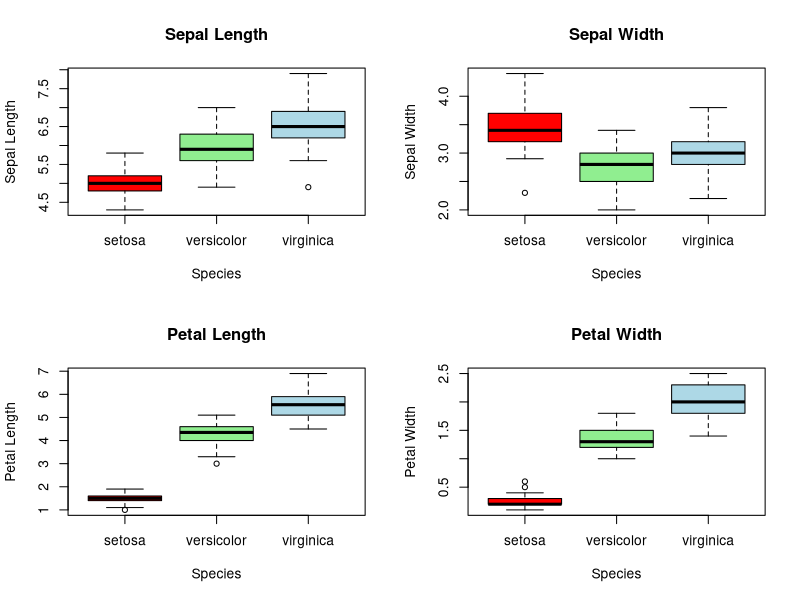
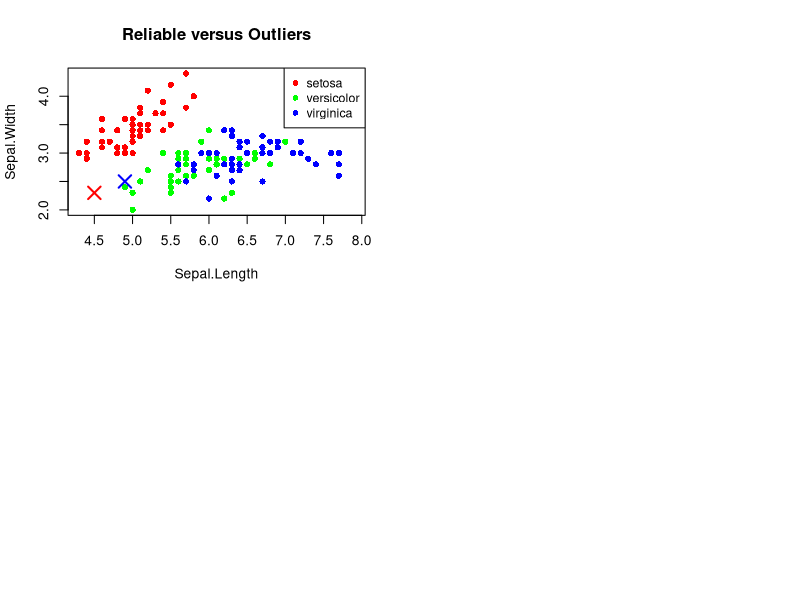

Generate these figures, in order, with R:
## ---- chunk 1
knitr::opts_chunk$set(echo = TRUE)
## ---- chunk 2
fibSequence<- function(len = 10){
  if(len <=0){
    stop("Length should be greater than 1.")
  }
  fibSeq <- numeric(len)
  fibSeq[1] <- 0
  if (len > 1) {
    fibSeq[2] <- 1
  }
  if (len >2){
    for (i in 3:len) {
      fibSeq[i] <- fibSeq[i - 1] + fibSeq[i - 2]
    }
  }
  
  res <- list(cSeqType = "Fibonacci", 
              nSeqLen = len, 
              iFibSeq = fibSeq)
  return(res)
}

fibonacci1 <- fibSequence(1)
fibonacci35 <- fibSequence(35)

print(fibonacci1)
print(fibonacci35)
## ---- chunk 3
mySequence <- function(len = 10) {
  # len = requested sequence length
  sequence_result <- c()
  # Starting from 1 until we get 'len' number of sequence
  number <- 1
  while (length(sequence_result)<len) {
    # Divisible by 2 and 3 or not
    if (number%%2 != 0 && number%%3 != 0) {
      sequence_result <- c(sequence_result,number)
    }
    number <- number + 1 #Checking next number
  }
  # Package the results 
  
  res <- list(cSeqType = "Not divisible by 2 or 3", 
              nSeqLen = len, 
              iMySeq = sequence_result) 
  return(res) 
}

sequence1 <- mySequence(1)
sequence56 <- mySequence(56)

print(sequence1)
print(sequence56)
## ---- chunk 4
species_boxplots <- function(){
  par(mfrow = c(2,2))
  # Box plot for Sepal Length by Species
  boxplot(Sepal.Length~Species,data = iris,
          main ="Sepal Length", xlab = "Species",ylab = "Sepal Length",
          col = c("red","lightgreen","lightblue"))
  # Box plot for Sepal Width by Species
  boxplot(Sepal.Width~Species,data = iris,
          main ="Sepal Width", xlab = "Species",ylab = "Sepal Width",
          col = c("red","lightgreen","lightblue"))
  # Box plot for Petal Length by Species
  boxplot(Petal.Length~Species,data = iris,
          main ="Petal Length", xlab = "Species",ylab = "Petal Length",
          col = c("red","lightgreen","lightblue"))
  # Box plot for Petal Width by Species
  boxplot(Petal.Width~Species,data = iris,
          main ="Petal Width", xlab = "Species",ylab = "Petal Width",
          col = c("red","lightgreen","lightblue"))
}
species_boxplots()
## ---- chunk 5
outlierThresholds <- function(x, k = 1.5) { 
  # x = vector to be processed
  # note x belongs to a single category of data
  # k = k value to be used by Tukey's approach
  q1 <- quantile(x,probs = 0.25)
  
  q3 <- quantile(x,probs = 0.75)
  
  # Calculating the interquartile range
  iqr <- q3-q1
  
  # Calculating the lower and upper thresholds using Tukey's fences
  lowerThreshold <- q1 - k*iqr
  upperThreshold <- q3 + k*iqr
  
  # Returning the thresholds as vector
  result <- c(Upper = upperThreshold,Lower = lowerThreshold)
  return(result)
}
outlierThresholds(iris$Sepal.Length)
## ---- chunk 6
outlierIds_helper <- function(x, k = 1.5) {
  # x = vector to be processed
  # note x belongs to a single category of data
  # k = k value to be used by Tukey's approach
  q1 <- quantile(x,probs = 0.25)
  
  q3 <- quantile(x,probs = 0.75)
  
  # Calculating the interquartile range
  iqr <- q3-q1
  
  # Calculating the lower and upper thresholds using Tukey's fences
  lowerThreshold <- q1 - k*iqr
  upperThreshold <- q3 + k*iqr
  
  # Finding the indices of outliers
  outlier_indices <- which(x < lowerThreshold | x > upperThreshold)
  
  if (length(outlier_indices)==0) {
    return(NULL)
  }
  else{
    # Returning indices of outliers
    return(outlier_indices)
  }
}

outlierIds_helper(iris$Sepal.Length)
## ---- chunk 7
outliers <-function(x, mask, k = 1.5) {
  # x = is the data set to be processed, for our purposes the entire iris data set 
  # mask = is a vector containing the species of the row in x being processed 
  # k = k value to be used by Tukey approach
  
  res <- list()
  speciesLevels <- unique(mask)
  for(columnName in colnames(x)){
    columnList <- list()
    
    for (speciesName in speciesLevels) {
      sub_data <- x[mask == speciesName , columnName]
      
      outliers_in_sub_data <- outlierIds_helper(sub_data,k)
      
      if (!is.null(outliers_in_sub_data)) {
        allOutliers <- which(mask == speciesName)[outliers_in_sub_data]
        columnList[[speciesName]] <- allOutliers
      } else {
        columnList[[speciesName]] <- numeric(0)
      }
    }
    res[[columnName]] <- columnList
  }
  return(res)
  }
res <-outliers(iris[,-5], iris$Species) 
res
## ---- chunk 8

outliersExt <-function(x, mask, k = 1.5, 
                       colSelect = c("Sepal.Length", "Sepal.Width", 
                                     "Petal.Length", "Petal.Width")) { 
  # x = is the data set to be processed; entire iris data set 
  # mask = is a vector containing the species of the row in x being processed 
  # k = k value to be used by Tukey approach 
  # colSelect = one or more numeric columns to used
  # y = new subset of x res <-outliers(y, mask, k) 
  y <- x[,colSelect, drop = FALSE] # drop = FALSE returns a data frame of one column instead of vector
  
  res<- outliers(y,mask,k)
  
  rows_with_outliers <- unique(unlist(res))
  

  
  outlier_count <- length(rows_with_outliers)
  result <- list(
    outliers = res,
    rowsWithOutliers = rows_with_outliers,
    outlierCount = outlier_count
  )
  return(result)
  }

outliersExt(iris[, -5], iris$Species, colSelect = 'Sepal.Length')
## ---- chunk 9
outlierPlot <- function(x, outlierIDs = NULL, 
                        axes = c("Sepal.Length", "Sepal.Width")) {
  # x = is the data set to be processed 
  # outliersIDs = outlier data generated by earlier developed code 
  # axes = axes to be shown
  species_colors <- c("setosa" = "red", "versicolor" = "green", "virginica" = "blue")
  all_outliers <- unique(unlist(outlierIDs))
  non_outliers <- setdiff(1:nrow(x), all_outliers)
  plot(x[non_outliers, axes[1]], x[non_outliers, axes[2]], 
       col = species_colors[x$Species[non_outliers]], pch = 16, 
       main = "Reliable versus Outliers", 
       xlab = axes[1], ylab = axes[2])
  if (!is.null(outlierIDs)) {
    for (species in names(species_colors)) {  
      outlier_rows <- unique(unlist(lapply(outlierIDs, `[[`, species)))
      if (length(outlier_rows) > 0) {
        points(x[outlier_rows, axes[1]], x[outlier_rows, axes[2]], 
               col = species_colors[species], 
               pch = 4, cex = 2, lwd = 2)
      }
    }
  }
  legend("topright", inset = c(0, 0), 
         legend = c("setosa", "versicolor", "virginica"), 
         col = c("red", "green", "blue", "black"), pch = c(16, 16, 16, 4), 
         bty = "o", text.col = "black", cex = 0.9)
  text(x = 7.2, y = 1.2, labels = "X indicates an outlier", cex = 1, adj = 0)
}

axes <- c("Sepal.Length", "Sepal.Width")
res <- outliersExt(iris[, -5], iris$Species, k = 1.7, colSelect = axes)
outlierPlot(iris, outlierIDs = res$outliers, axes = axes)
